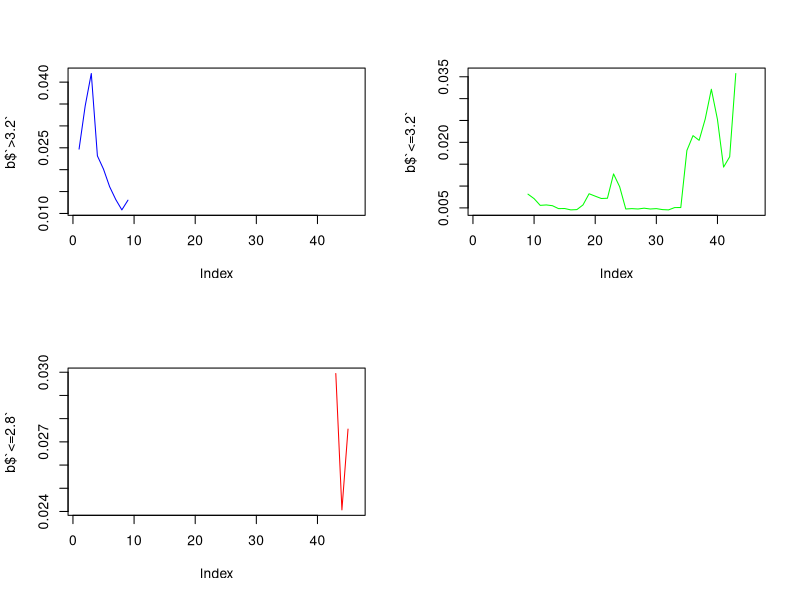
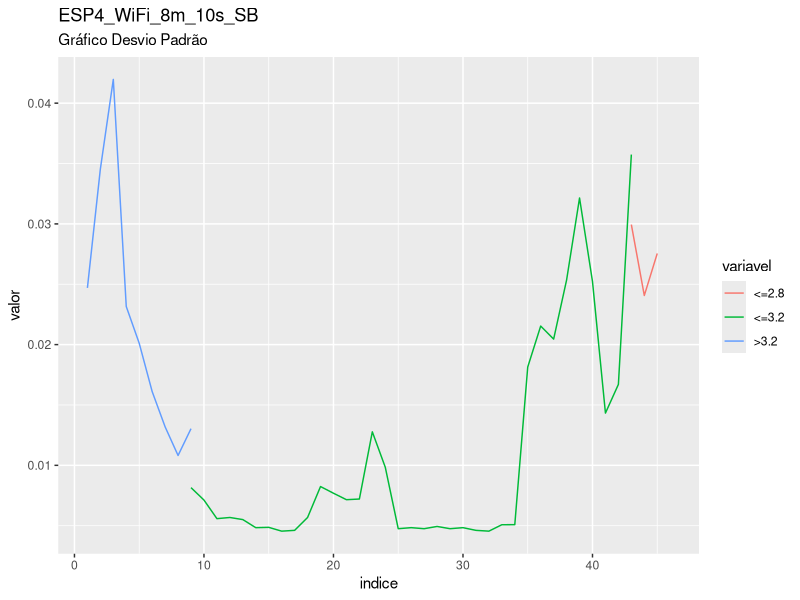
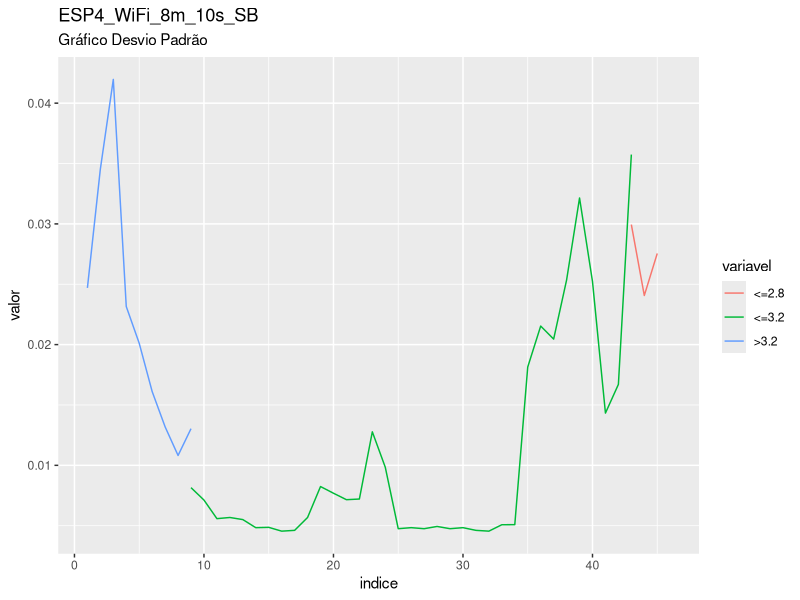

Recreate these plots in R, in order.
library(readxl)
plan_ESP4_WiFi_8m_10s_SB <- read_excel("ESP4 WiFi 8m 10s SB.xlsx")
View(plan_ESP4_WiFi_8m_10s_SB)

valor<-plan_ESP4_WiFi_8m_10s_SB$Column9
posicoes<-c(1:length(valor))

corte_1<-min(posicoes[which(valor==3.2)])
corte_2<-min(posicoes[which(valor==2.8)])

valor[which(posicoes==corte_1)]
valor[which(posicoes==corte_2)]

a<- rep(1,corte_1)
b<- rep(2,corte_2-corte_1)
c<- rep(3,length(valor)-corte_2)

plan_ESP4_WiFi_8m_10s_SB$nivel<-c(a,b,c)


###########################################################

require(lubridate)
plan_ESP4_WiFi_8m_10s_SB$t<-(plan_ESP4_WiFi_8m_10s_SB$Column1)
plan_ESP4_WiFi_8m_10s_SB$t0<-min((plan_ESP4_WiFi_8m_10s_SB$Column1))
plan_ESP4_WiFi_8m_10s_SB$survt<-(plan_ESP4_WiFi_8m_10s_SB$t-plan_ESP4_WiFi_8m_10s_SB$t0)
segundos<-round(as.numeric(diff(plan_ESP4_WiFi_8m_10s_SB$survt,1)))
plan_ESP4_WiFi_8m_10s_SB$segundos<-c(0,segundos)
plan_ESP4_WiFi_8m_10s_SB$segundos<- ifelse(plan_ESP4_WiFi_8m_10s_SB$segundos<0,5,plan_ESP4_WiFi_8m_10s_SB$segundos)
plan_ESP4_WiFi_8m_10s_SB$segundos_acum<-cumsum(plan_ESP4_WiFi_8m_10s_SB$segundos)
plan_ESP4_WiFi_8m_10s_SB$minutos_acum<-round(cumsum(plan_ESP4_WiFi_8m_10s_SB$segundos)/60)
plan_ESP4_WiFi_8m_10s_SB$minuto = cut(as.numeric(plan_ESP4_WiFi_8m_10s_SB$minutos_acum), c(0,5, 10,15, 20,25, 30,35, 40,45,50,55,60,65,70,75,80,85,90,95,100,105,110,115,120,125,130,135,140,145,150,155,160,165,170,175,180,185,190,195,200,205,210,215,220,225,Inf), right=FALSE)


tapply(plan_ESP4_WiFi_8m_10s_SB$Column9,plan_ESP4_WiFi_8m_10s_SB$nivel,sd)
tapply(plan_ESP4_WiFi_8m_10s_SB$Column9,plan_ESP4_WiFi_8m_10s_SB$minuto,sd)

a<-tapply(plan_ESP4_WiFi_8m_10s_SB$Column9,list(plan_ESP4_WiFi_8m_10s_SB$minuto, plan_ESP4_WiFi_8m_10s_SB$nivel),sd)
b<-data.frame(a)
names(b)<-c(">3.2","<=3.2","<=2.8")

# exportando saida para csv
write.csv(a,file="saida_dp_ESP4_WiFi_8m_10s_SB.csv")

#grafico

par(mfrow = c(2, 2))
plot(b$`>3.2`,col="blue",type="l")
plot(b$`<=3.2`,col="green",type="l")
plot(b$`<=2.8`,col="red",type="l")

b$indice<-c(1:nrow(b))

library(tidyr)
library(ggplot2)

dados_long <- b %>% gather(variavel, valor, -indice)

ggplot(data = dados_long, aes(x = indice, y = valor, group = variavel)) +
  geom_line(aes(colour = variavel)) +
labs(title = "ESP4_WiFi_8m_10s_SB", subtitle = "Gráfico Desvio Padrão")

ggsave("Grafico_DP_ESP4_WiFi_8m_10s_SB.png")
